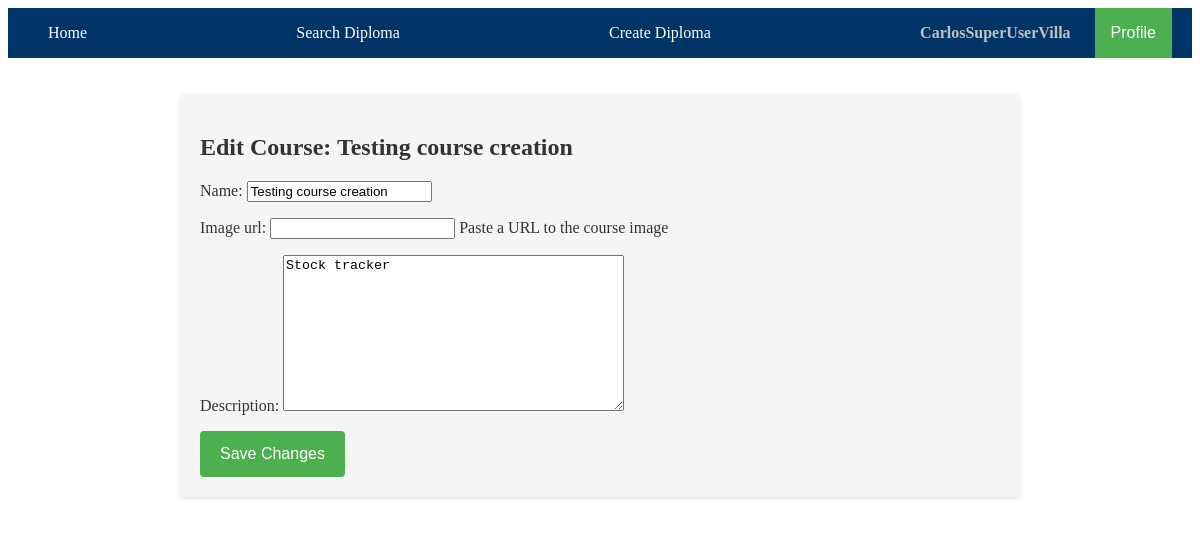
The app's page /courses/edit/1/ (signed in), older data.
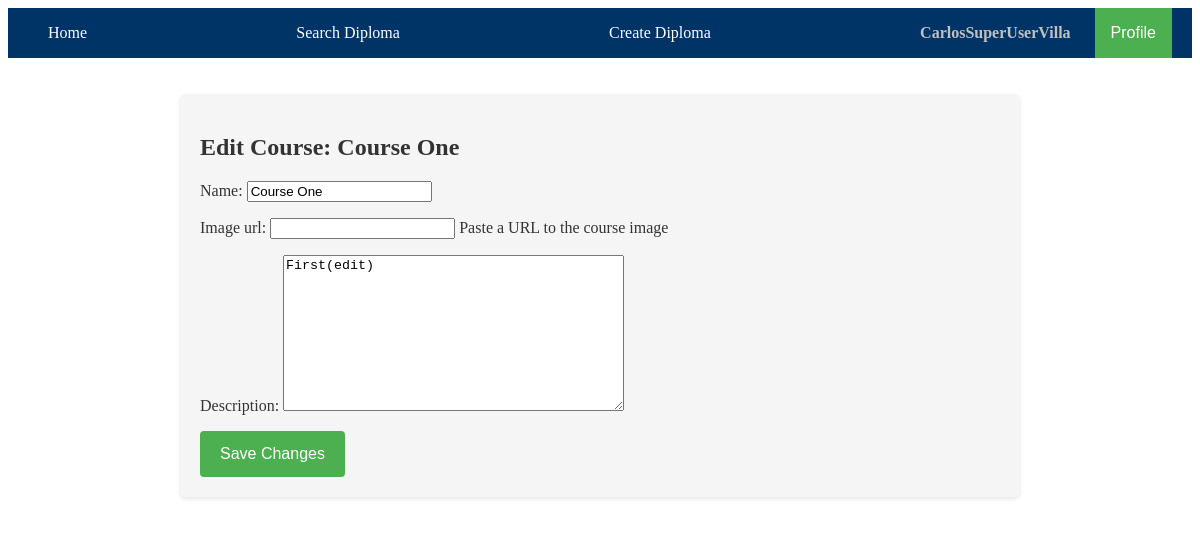
The same page, newer data.
### edu_core/models.py (models this page shows)
class Course(models.Model):
    name = models.CharField(max_length=255)
    creation_date = models.DateField(auto_now_add=True)
    last_update_date = models.DateField(auto_now=True)
    author = models.ForeignKey(CustomUser, on_delete=models.SET_NULL, null=True, limit_choices_to={'user_type': CustomUser.PROFESSOR}, related_name='authored_courses')
    students = models.ManyToManyField(CustomUser, through='Registration', related_name='registered_courses')
    image_url = models.URLField(
        max_length=500, null=True, blank=True,
        help_text="Paste a URL to the course image",
        validators=[validate_trusted_url]
    )
    description = models.TextField(null=True, blank=True)
    is_public = models.BooleanField(default=True)  # New field for public visibility
    paused = models.BooleanField(default=False)

### edu_core/views/course_views.py (the view)
# urls.py: path('courses/edit/<int:course_id>/', edit_course, name='edit_course'),
@login_required
def edit_course(request, course_id):
    course = get_object_or_404(Course, id=course_id)
    if request.user != course.author and not request.user.is_superuser:
        return redirect('home')
    if request.method == 'POST':
        form = CourseForm(request.POST, request.FILES, instance=course)
        if form.is_valid():
            form.save()
            messages.success(request, f"The course '{course.name}' has been successfully updated.")
            return redirect('course_detail', course_id=course.id)
    else:
        form = CourseForm(instance=course)
    return render(request, 'edu_core/course/course_edit.html', {'form': form, 'course': course})

### edu_core/forms.py
class CourseForm(forms.ModelForm):
    class Meta:
        model = Course
        fields = ['name', 'image_url', 'description']

### edu_core/templates/edu_core/course/course_edit.html (shortened to what this page needs)
{% extends "edu_core/base.html" %}
{% load static %}
{% block content %}
<link rel="stylesheet" href="{% static 'edu_core/css/course_edit.css' %}" type="text/css">
<div class="course-edit-container">
    <h2>Edit Course: {{ course.name }}</h2>
    <form method="POST" enctype="multipart/form-data">
        {{ form.as_p }}
        <button type="submit" class="save-course-btn">Save Changes</button>
    </form>
</div>
{% endblock %}

Row changes from the older to the newer data that the page shows:
changed Course: name "Testing course creation" → "Course One"; description "Stock tracker" → "First(edit)"
